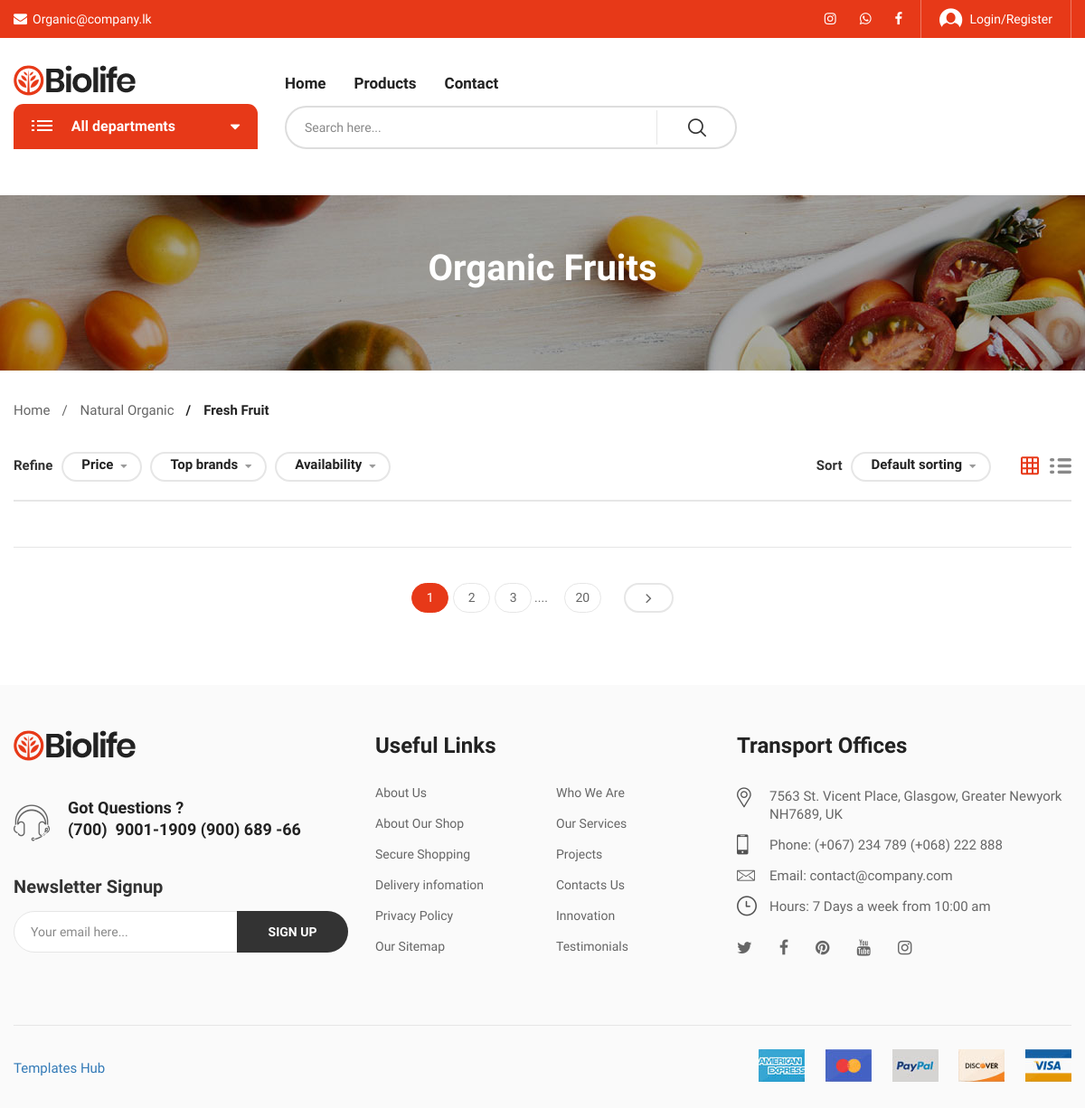
Before: /products/ with the older database file.
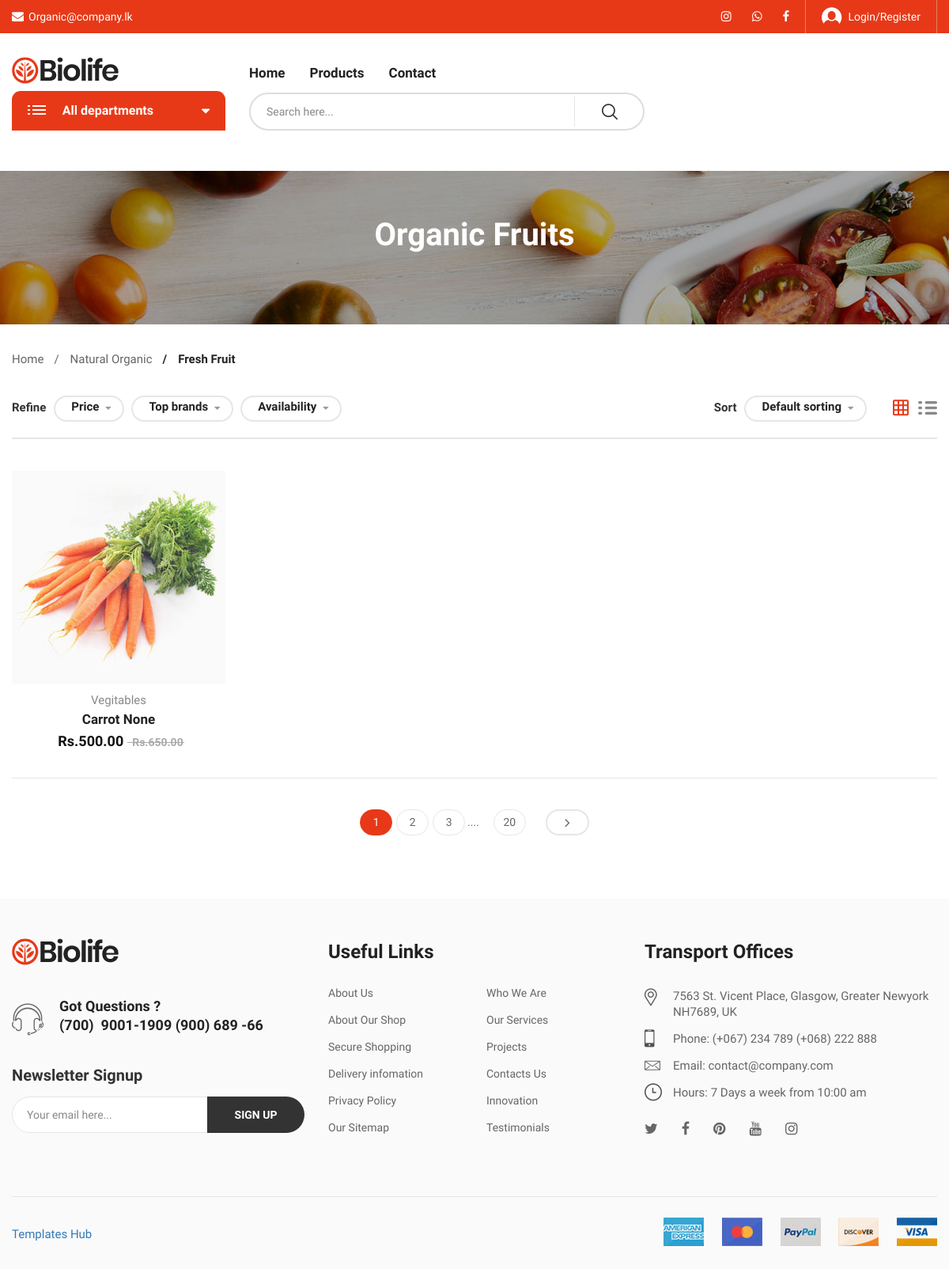
After: the same page with the newer database file.
### store/models.py (models this page shows, shortened)
class Product(models.Model):
    name = models.CharField(max_length=100)
    image = models.FileField (upload_to="images", blank=True, null=True, default="product.jpg")
    description = CKEditor5Field('Text', config_name='extends')
    category = models.ForeignKey(Category, on_delete=models.SET_NULL,null=True, blank=True)
    price = models.DecimalField(max_digits=12, decimal_places=2, default=0.00, null=True, blank=True, verbose_name="Sale Price")
    regular_price = models.DecimalField(max_digits=12, decimal_places=2, default=0.00, null=True, blank=True, verbose_name="Regular Price")
    stock = models.PositiveIntegerField(default=0, null=True, blank=True)
    shipping = models.DecimalField(max_digits=12, decimal_places=2, default=0.00, null=True, blank=True, verbose_name="Shipping Amount")
    status = models.CharField(choices=STATUS, max_length=50, default="Published")
    featured = models. BooleanField (default=False, verbose_name="Marketplace Featured")
    vendor = models.ForeignKey(user_models. User, on_delete=models.SET_NULL, null=True, blank=True)
    sku= ShortUUIDField(unique=True, length=5, max_length=50, prefix="SKU", alphabet="1234567890")
    slug = models.SlugField(null=True, blank=True)
    date = models.DateTimeField(default=timezone.now)
    class Meta:
        ordering = ['id']
    def average_rating(self):
        return Review.objects.filter(product=self).aggregate(avg_rating=models. Avg("rating"))['avg_rating']

class Category (models.Model):
    title = models.CharField(max_length=255)
    image = models.ImageField(upload_to="image", null=True, blank=True)
    slug = models.SlugField(unique=True)
    def __str__(self):
        return self.title
    class Meta:
        verbose_name = "Category"
        verbose_name_plural = "Categories"
        ordering = ['title']

### store/views.py (the view)
# urls.py: path('products/',products,name='products'),
def products(request):
    products=Product.objects.filter(status="Published")
    return render(request,'store/products.html',
                  {
                      "products":products,
                  })

### templates/store/products.html (shortened to what the changed rows need)
{% extends 'base/base.html' %}
{% load static %}
{% block body %}
<div class="biolife-body">
    <div class="hero-section hero-background">
        <h1 class="page-title">Organic Fruits</h1>
    </div>
    <div class="page-contain category-page no-sidebar">
        <div class="container">
            <div class="row">
                <div id="main-content" class="main-content col-lg-12 col-md-12 col-sm-12 col-xs-12">
                    <div class="product-category grid-style">
                        <div class="row">
                            <ul class="products-list">
                                {% for product in products %}
                                <li class="product-item col-lg-3 col-md-3 col-sm-4 col-xs-6">
                                    <div class="contain-product layout-default">
                                        <div class="product-thumb">
                                            <a href="{% url 'store:product_detail' product.slug %}" class="link-to-product">
                                                {% if product.image %}
                                                <img src="{{product.image.url}}" alt="dd" width="270" height="270" class="product-thumnail">
                                                {% endif %}
                                            </a>
                                        </div>
                                        <div class="info">
                                            <b class="categories">{{product.category}}</b>
                                            <h4 class="product-title"><a href="#" class="pr-name">{{product.name}} {{product.average_rating}}</a></h4>
                                            <div class="price">
                                                <ins><span class="price-amount"><span class="currencySymbol">Rs.</span>{{product.price}}</span></ins>
                                                <del><span class="price-amount"><span class="currencySymbol">Rs.</span>{{product.regular_price}}</span></del>
                                            </div>
                                        </div>
                                    </div>
                                </li>
                                {% endfor %}
                            </ul>
                        </div>
                    </div>
                </div>
            </div>
        </div>
    </div>
</div>
{% endblock body %}

Changed rows visible on the page:
added Product: image (picture), category "Vegitables", name "Carrot", average_rating "None", price "500.00", regular_price "650.00"
